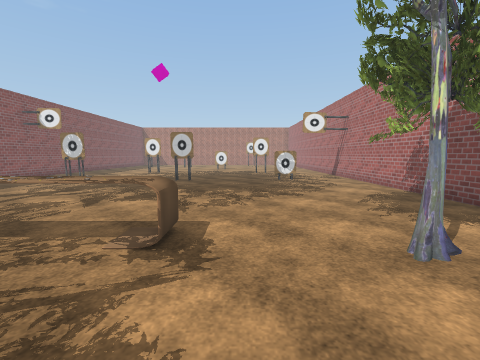
view 1 (above)

14 first-person views from a walk through a 3-D level made in the Unity game engine. The camera is 1.4 m above the floor, tilts 6° down and sees 90° across. The floor is counted in squares, 1 m on a side. Each view is taken from the middle of a square. On the plan, view 1 faces up. The plan holds only what a view shows up to about 13 squares ahead; the rest is blank. The place goes on beyond the plan. The player character is not drawn. Some surface patterns are stand-ins.

view 2
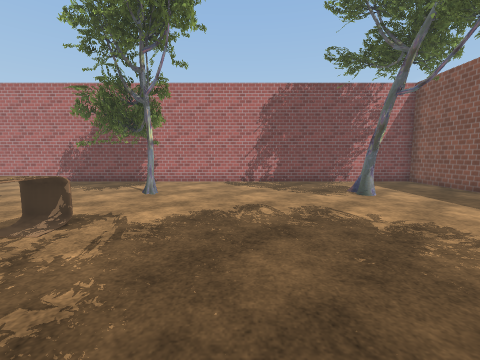

view 3
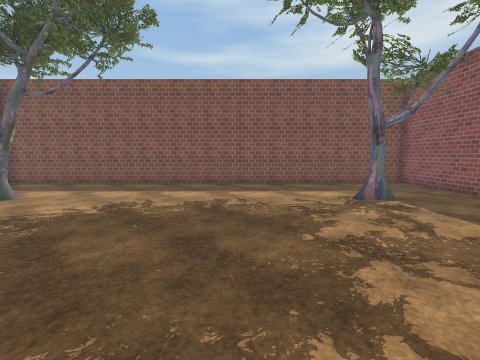

view 4
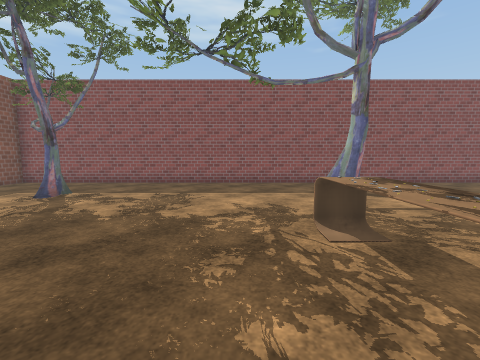

view 5
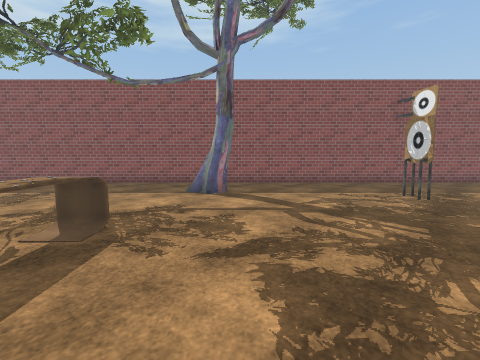

view 6
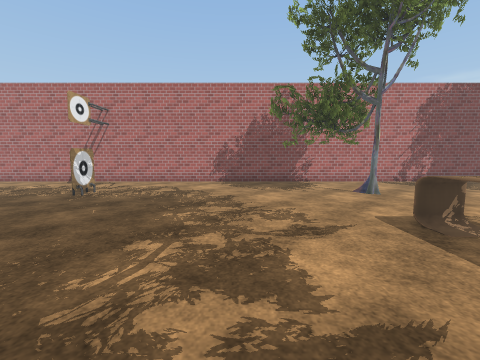

view 7
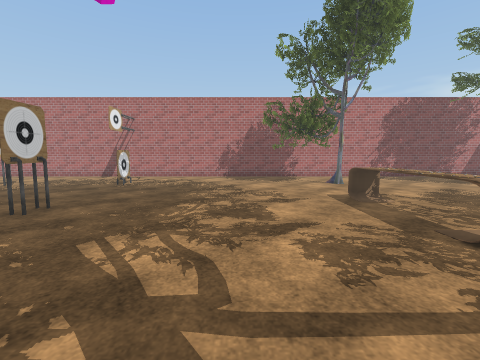

view 8
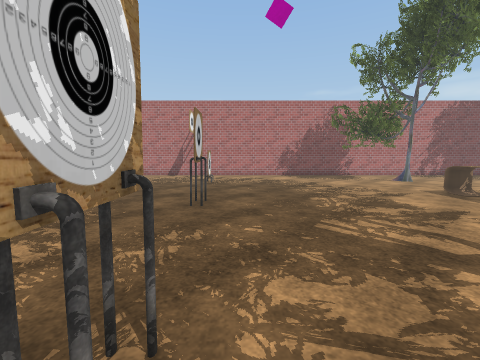

view 9
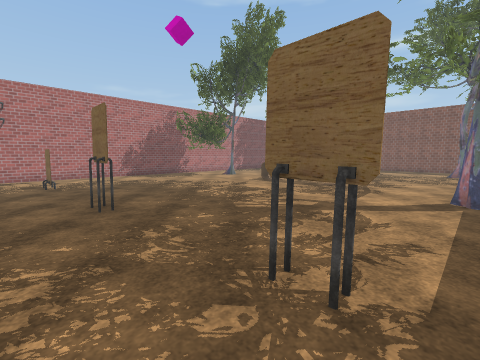

view 10
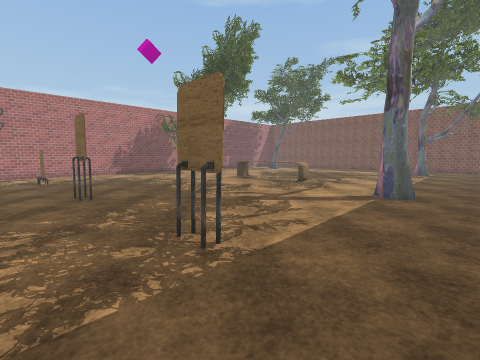

view 11
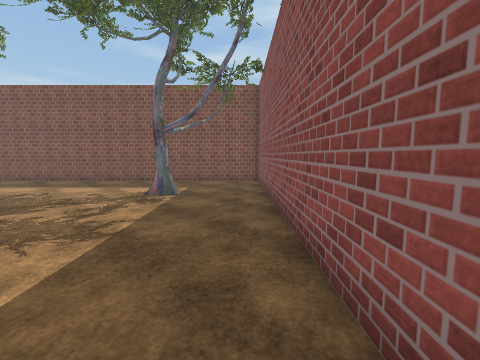

view 12
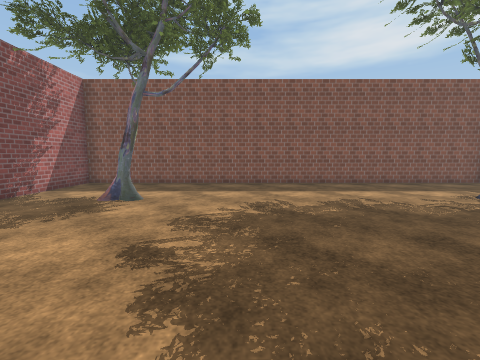

view 13
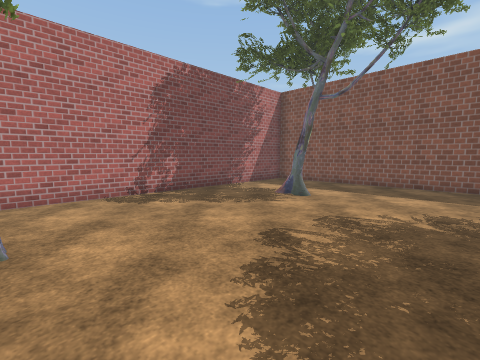

view 14
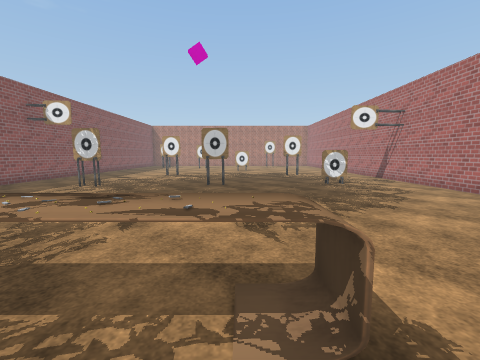

### Floor plan
Points are (right, up) in squares from view 1. A wall is a line through its corners. A room is listed if a view was taken in it or the views show most of it. See-through windows are left out.
Room 1 (views 1, 2, 3, 4, 5, 6, 7, 8, 9, 10, 11, 12, 13, 14)
walls: (-9.6, 6.3) (-9.8, 5.2); (-10.1, 6.7) (-9.5, 6.1); (-10.6, 6) (-10.2, 6.7); (-10.6, 6.2) (-10, 6.9) (-9.6, 6); (-10.6, 6.3) (-10.1, 6.6) (-9.5, 6.2) (-9.9, 5.6); (-2.9, 12.9) (-2.7, 13.4); (-3.5, 12.9) (-3.6, 13.2) (-2.5, 13.2) (-3.8, 13.2); (-8.1, 12.7) (-9.5, 12.7); (-9.1, 12.5) (-9.4, 12.9); (-9.2, 12.5) (-9, 13); (1.9, 13.6) (3.2, 13.6) (1.9, 13.6); (-9.5, 12.8) (-8.1, 12.8); (-13, 15.5) (-13, -8.9) (6.5, -8.9) (6.5, 15.5)
objects: tree (-9, -5) to (-9, -4); table (-5, 4) to (-1, 4); tree (2, -5) to (3, -4); tree (3, 3) to (3, 4)

Where each view was taken, in squares from view 1:
view 1: 0 up, 0 right, facing up
view 2: 0 up, 6 left, facing right
view 3: 3 up, 5 left, facing down
view 4: 2 up, 1 left, facing left
view 5: 7 up, 1 left, facing left
view 6: 8 up, 6 left, facing right
view 7: 8 up, 9 left, facing right
view 8: 12 up, 10 left, facing right
view 9: 15 up, 10 left, facing down-right
view 10: 15 up, 12 left, facing down-right
view 11: 4 up, 12 left, facing down
view 12: 3 up, 1 left, facing down
view 13: 3 up, 2 left, facing down-right
view 14: 2 up, 2 left, facing up
